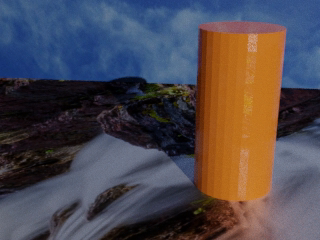
#> input picture frame 10 of ASN3_trumbull/Media/Vid.mp4, 320 x 240 px
$ python Part01.py
#> lines starting #> are read from the running program, lines starting #| are printed output that depends on the picture
import numpy as np
import cv2

# Extracts first frame from video input. Two version are saved
# to the Outputs folder. One is in color, while the other is in
# grayscale.

cap = cv2.VideoCapture('ASN4_trumbull/Data/Vid.mp4')

i = 1
while (i == 1):
    ret, frame = cap.read()
#> frame is the input picture: shape (240, 320, 3); mean B, G, R 77.9, 72.2, 78.9

    if ret == False:
        break
    cv2.imwrite('ASN4_trumbull/Outputs/FrameOneUncropped.png', frame)

    i = 2

cv2.imwrite('ASN4_trumbull/Outputs/FrameOneUncroppedGrayScale.png',
            cv2.imread('ASN4_trumbull/Outputs/FrameOneUncropped.png', 0))
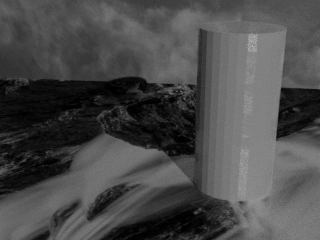
#> saved as FrameOneUncroppedGrayScale.png: shape (240, 320); min 0, max 177, mean 74.4

cv2.waitKey(0)
cv2.destroyAllWindows()

$ run again, starting later in the video
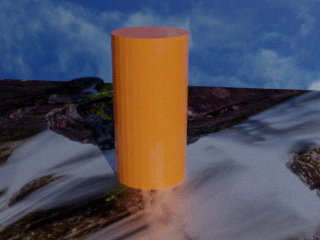
#> input picture frame 45 of ASN3_trumbull/Media/Vid.mp4, 320 x 240 px
#> frame is the input picture: shape (240, 320, 3); mean B, G, R 88.9, 78.7, 82.3
#> `cv2.imwrite('ASN4_trumbull/Outputs/FrameOneUncroppedGrayScale.png', cv..`:
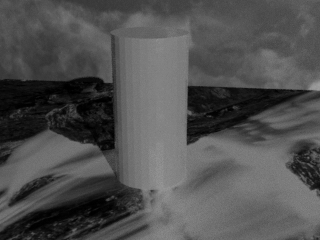
#> saved as FrameOneUncroppedGrayScale.png: shape (240, 320); min 0, max 158, mean 80.5

$ run again, starting later in the video
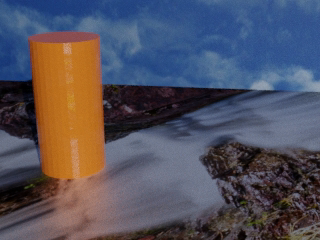
#> input picture frame 80 of ASN3_trumbull/Media/Vid.mp4, 320 x 240 px
#> frame is the input picture: shape (240, 320, 3); mean B, G, R 93.5, 81.3, 83.5
#> `cv2.imwrite('ASN4_trumbull/Outputs/FrameOneUncroppedGrayScale.png', cv..`:
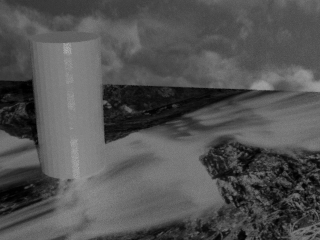
#> saved as FrameOneUncroppedGrayScale.png: shape (240, 320); min 0, max 174, mean 82.9
